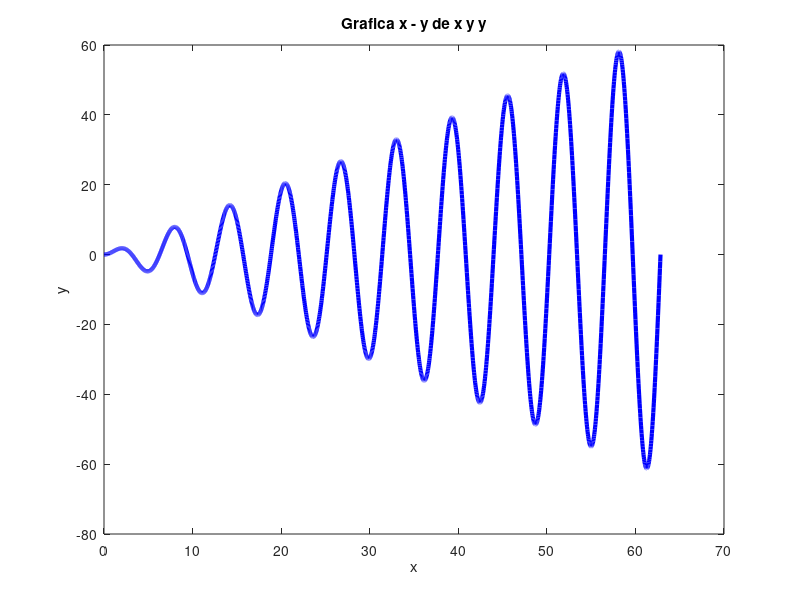

Recreate this plot in MATLAB. (Note: this script raises an error after producing the figure.)

% Programa que genera 3 graficas; una cartesiana, una polar y una
% tridimencional.

x = 0:pi/100:20*pi;

y = x .* sin(x);
z = x .* cos(x);

figure;
plot(x, y, 'b-', 'LineWidth', 3);
xlabel('x');
ylabel('y');
title('Grafica x - y de x y y');

figure;
polarplot(x, y, 'c-', 'LineWidth', 3);
title('Grafica polar de x y y');

figure;
plot3(x, y, z, 'm-', 'LineWidth', 3);
xlabel('x');
ylabel('y');
zlabel('z');
title('Grafica tridimensional de x, y y z');
